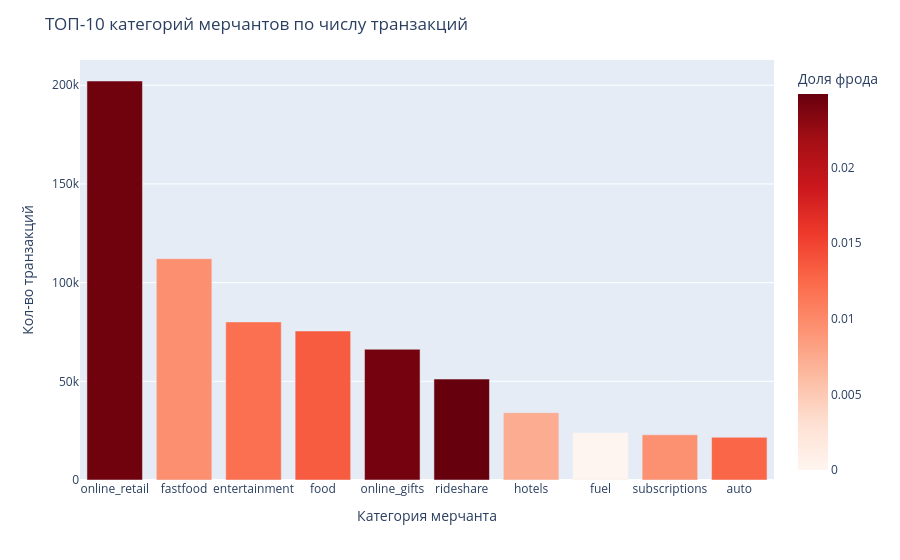

This figure's notebook cell:
### Markdown cell above
## 3. Топ‑10 категорий мерчантов: объём и доля фрода

### Code cell
cat = (
    df
    .groupby("merchantCategoryCode")
    .agg(txn_count=("isFraud", "size"),
         fraud_rate=("isFraud", "mean"))
    .sort_values("txn_count", ascending=False)
    .head(10)
    .reset_index()
)

fig_cat = px.bar(
    cat,
    x="merchantCategoryCode",
    y="txn_count",
    color="fraud_rate",
    color_continuous_scale="Reds",
)
fig_cat.update_layout(
    title="ТОП‑10 категорий мерчантов по числу транзакций",
    coloraxis_colorbar_title="Доля фрода",
)
fig_cat.update_xaxes(title_text="Категория мерчанта")
fig_cat.update_yaxes(title_text="Кол-во транзакций")
fig_cat.show()

### Figure 1 — Plotly figure (JSON) as saved in the notebook; plotly's stock layout.template omitted (floating-point values rounded to 4 significant figures)
{"data": [{"hovertemplate": "merchantCategoryCode=%{x}<br>txn_count=%{y}<br>fraud_rate=%{marker.color}<extra></extra>", "legendgroup": "", "marker": {"color": [0.02443, 0.009577, 0.012, 0.01343, 0.02425, 0.02487, 0.007332, 0.0, 0.009432, 0.01261], "coloraxis": "coloraxis", "pattern": {"shape": ""}}, "name": "", "orientation": "v", "showlegend": false, "textposition": "auto", "type": "bar", "x": ["online_retail", "fastfood", "entertainment", "food", "online_gifts", "rideshare", "hotels", "fuel", "subscriptions", "auto"], "xaxis": "x", "y": [202156, 112138, 80098, 75490, 66238, 51136, 34097, 23910, 22901, 21651], "yaxis": "y"}], "layout": {"barmode": "relative", "coloraxis": {"colorbar": {"title": {"text": "Доля фрода"}}, "colorscale": [[0, "rgb(255,245,240)"], [0.125, "rgb(254,224,210)"], [0.25, "rgb(252,187,161)"], [0.375, "rgb(252,146,114)"], [0.5, "rgb(251,106,74)"], [0.625, "rgb(239,59,44)"], [0.75, "rgb(203,24,29)"], [0.875, "rgb(165,15,21)"], [1, "rgb(103,0,13)"]]}, "legend": {"tracegroupgap": 0}, "margin": {"t": 60}, "title": {"text": "ТОП‑10 категорий мерчантов по числу транзакций"}, "xaxis": {"anchor": "y", "domain": [0, 1], "title": {"text": "Категория мерчанта"}}, "yaxis": {"anchor": "x", "domain": [0, 1], "title": {"text": "Кол-во транзакций"}}}}
